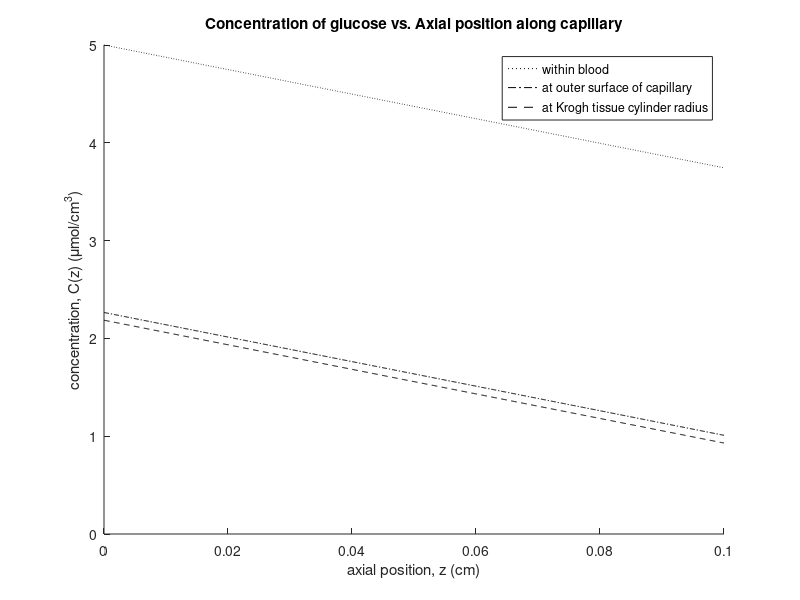

This figure's MATLAB source:
%bme 307, hw 10, p 2
%Mackenzie Marques
clear all 
close all
z = linspace(0,0.1,1000);
C1 = 5-12.558.*z;
C2 = 2.265-12.558.*z;
C3 = 2.186-(12.558.*z);
hold on
plot(z, C1, 'k:', z, C2, 'k-.', z, C3, 'k--');
title('Concentration of glucose vs. Axial position along capillary');
xlabel('axial position, z (cm)');
ylabel('concentration, C(z) (\mumol/{cm}^3)');
legend('within blood', 'at outer surface of capillary', 'at Krogh tissue cylinder radius');